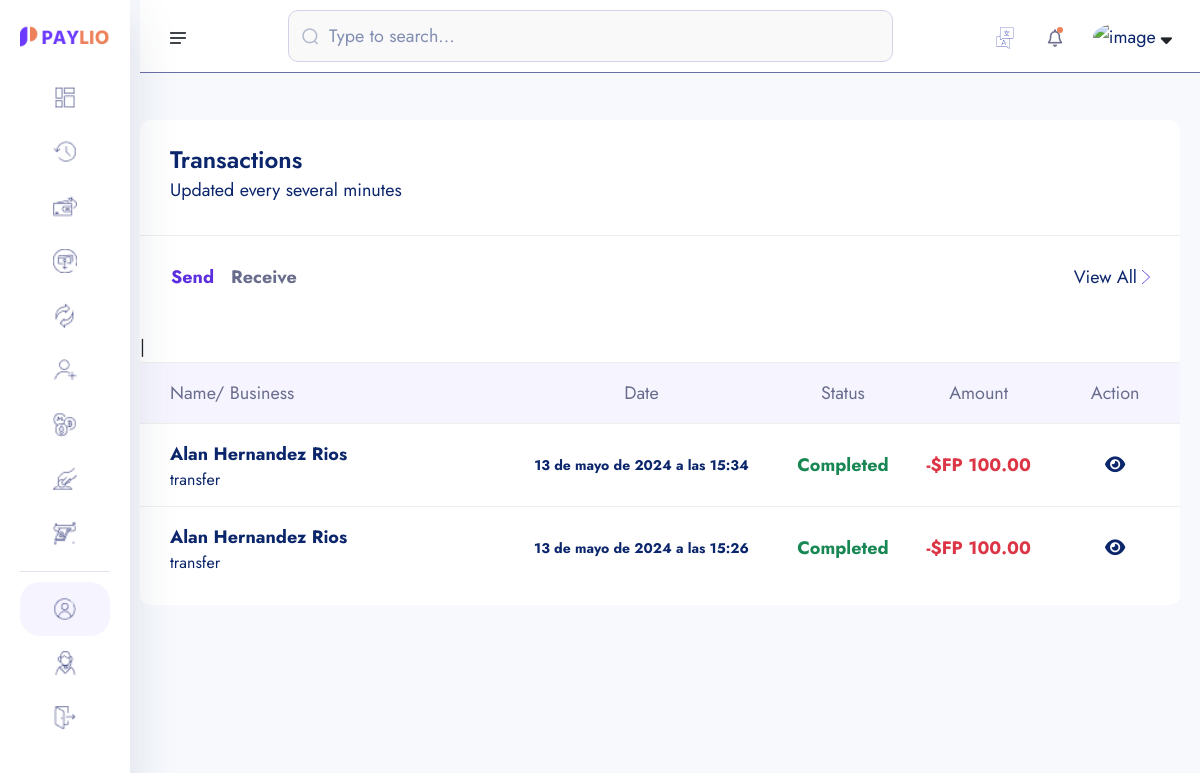
Page /transactions/ (signed in) on the earlier database version.
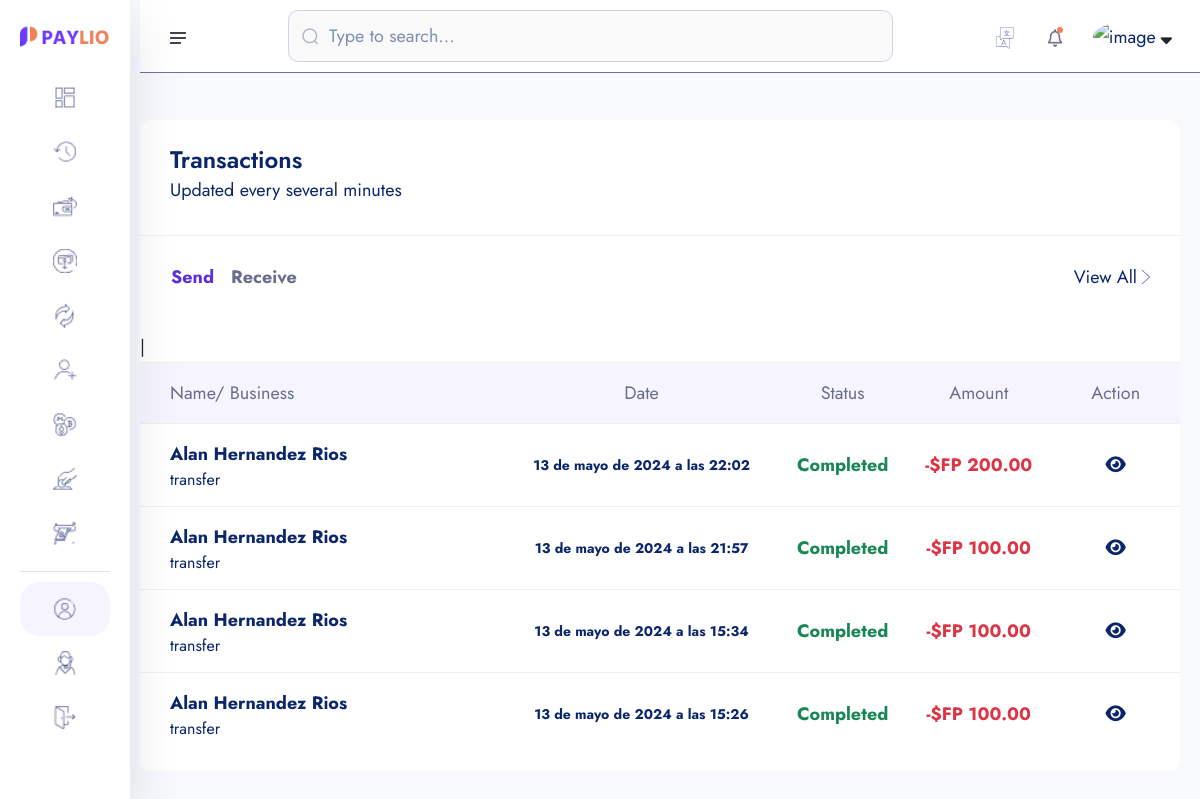
Same page on the later database version.
### core/models.py (models this page shows, shortened)
class Transaction(models.Model):
    transaction_id = ShortUUIDField(unique=True, length=15, max_length=20, prefix="TRN")
    user = models.ForeignKey(User, on_delete=models.SET_NULL, null=True, related_name="user")
    amount = models.DecimalField(max_digits=12, decimal_places=2, default=0.00)
    description = models.CharField(max_length=1000, null=True, blank=True)
    reciever = models.ForeignKey(User, on_delete=models.SET_NULL, null=True, related_name="receiver")
    sender = models.ForeignKey(User, on_delete=models.SET_NULL, null=True, related_name="sender")
    reciever_account = models.ForeignKey(Account, on_delete=models.SET_NULL, null=True, related_name="reciever_account")
    sender_account = models.ForeignKey(Account, on_delete=models.SET_NULL, null=True, related_name="sender_account")
    status = models.CharField(choices=TRANSACTION_STATUS, max_length=100, default="pending")
    transaction_type = models.CharField(choices=TRANSACTION_TYPE, max_length=100, default="none")
    date = models.DateTimeField(auto_now_add=True)
    updated = models.DateTimeField(auto_now_add=False, null=True, blank=True)

### userauths/models.py (models this page shows, shortened)
class User(AbstractUser):
    username = models.CharField(max_length=100)
    email = models.EmailField(unique=True)
    is_staff = models.BooleanField(default=False)
    USERNAME_FIELD = 'email'
    REQUIRED_FIELDS = ['username']

### account/models.py (models this page shows, shortened)
class KYC(models.Model):
    id = models.UUIDField(primary_key=True, unique=True, default=uuid.uuid4, editable=False)
    user = models.OneToOneField(User, on_delete=models.CASCADE)
    account = models.OneToOneField(Account, on_delete=models.CASCADE, null=True, blank=True)
    full_name = models.CharField(max_length=1000)
    image = models.ImageField(upload_to="kyc", default="default.jpg")
    marrital_status = models.CharField(choices=MARITAL_STATUS, max_length=40)
    gender = models.CharField(choices=GENDER, max_length=40)
    identity_type = models.CharField(choices=IDENTITY_TYPE, max_length=140)
    identity_image = models.ImageField(upload_to="kyc", null=True, blank=True)
    date_of_birth = models.DateTimeField(auto_now_add=False)
    signature = models.ImageField(upload_to="kyc")
    state = models.CharField(max_length=100)
    city = models.CharField(max_length=100)
    mobile = models.CharField(max_length=1000)
    fax = models.CharField(max_length=1000)
    date = models.DateTimeField(auto_now_add=True)

### core/transaction.py (the view)
# urls.py: path("transactions/", transaction.transaction_lists, name="transactions"),
@login_required
def transaction_lists(request):
    sender_transaction = Transaction.objects.filter(sender=request.user).order_by("-id")
    reciever_transaction = Transaction.objects.filter(reciever=request.user).order_by("-id")
    context = {
        "sender_transaction": sender_transaction,
        "reciever_transaction": reciever_transaction
    }
    return render(request, "transaction/transaction_list.html", context)

### templates/transaction/transaction_list.html (shortened to what this page needs)
{% extends "partials/dashboard-base.html" %}
{% load static %}
{% load humanize %}
{% block content %}
<section class="dashboard-section body-collapse">
    <div class="overlay pt-120">
        <div class="container-fruid">
            <div class="row">
                <div class="col-xl-12 col-lg-12">
                    <div class="section-content">
                        <div class="transactions-area">
                            <div class="section-text">
                                <h5>Transactions</h5>
                                <p>Updated every several minutes</p>
                            </div>
                            <div class="top-area d-flex align-items-center justify-content-between">
                                <ul class="nav nav-tabs" role="tablist">
                                    <li class="nav-item" role="presentation">
                                        <button class="nav-link active" id="latest-tab" data-bs-toggle="tab"
                                            data-bs-target="#latest" type="button" role="tab" aria-controls="latest"
                                            aria-selected="true">Send</button>
                                    </li>
                                    <li class="nav-item" role="presentation">
                                        <button class="nav-link" id="upcoming-tab" data-bs-toggle="tab"
                                            data-bs-target="#upcoming" type="button" role="tab" aria-controls="upcoming"
                                            aria-selected="false">Receive</button>
                                    </li>
                                </ul>
                                <div class="view-all d-flex align-items-center">
                                    <a href="javascript:void(0)">View All</a>
                                    <img src="{% static 'assets1/images/icon/right-arrow.png' %}" alt="icon">
                                </div>
                            </div>
                            <div class="tab-content mt-40">
                                <div class="tab-pane fade show active" id="latest" role="tabpanel"
                                    aria-labelledby="latest-tab">
                                    <div class="table-responsive">
                                        <table class="table">
                                            <thead>
                                                <tr>
                                                    <th scope="col">Name/ Business</th>
                                                    <th scope="col">Date</th>
                                                    <th scope="col">Status</th>
                                                    <th scope="col">Amount</th>
                                                    <th scope="col">Action</th>
                                                </tr>
                                            </thead>
                                            <tbody>
                                                {% for s in sender_transaction %}
                                                <tr data-bs-toggle="modal" data-bs-target="#transactionsMod">
                                                    <th scope="row">
                                                        <p>{{s.reciever.kyc.full_name|title}}</p>
                                                        <p class="mdr">{{ s.transaction_type }}</p>
                                                    </th>
                                                    <td>
                                                        <p class="mdr"> <small> {{ s.date }} </small> </p>
                                                    </td>
                                                    <td>
                                                        {% if s.status == 'completed' %}
                                                            <p class="text-success">{{ s.status|title}}</p>
                                                        {% endif %}
                                                    </td>
                                                    <td>
                                                        <p class="text-danger">-$FP {{ s.amount|floatformat:"0.2f" }} </p>
                                                    </td>
                                                    <td>
                                                        <a href="{% url 'core:transaction-detail' s.transaction_id %}" class=""><i class="fas fa-eye"></i></a>
                                                    </td>
                                                </tr>
                                                {% endfor %}|
                                            </tbody>
                                        </table>
                                    </div>
                                </div>
                            </div>
                        </div>
                    </div>
                </div>
            </div>
        </div>
    </div>
</section>
{% endblock content %}

### templates/partials/dashboard-base.html (shortened to what this page needs)
{% load static %}
<!doctype html>
<html lang="en">
<head>
    <link rel="stylesheet" href="{% static 'assets1/css/bootstrap.min.css' %}">
    <link rel="stylesheet" href="{% static 'assets1/css/fontawesome.min.css' %}">
    <link rel="stylesheet" href="{% static 'assets1/css/jquery-ui.css' %}">
    <link rel="stylesheet" href="{% static 'assets1/css/plugin/apexcharts.css' %}">
    <link rel="stylesheet" href="{% static 'assets1/css/plugin/nice-select.css' %}">
    <link rel="stylesheet" href="{% static 'assets1/css/arafat-font.css' %}">
    <link rel="stylesheet" href="{% static 'assets1/css/plugin/animate.css' %}">
    <link rel="stylesheet" href="{% static 'assets1/css/style.css' %}">
</head>
<body>
    <header class="header-section body-collapse">
        <div class="overlay">
            <div class="container-fruid">
                <div class="row d-flex header-area">
                    <div class="navbar-area d-flex align-items-center justify-content-between">
                        <div class="sidebar-icon">
                            <img src="{% static 'assets1/images/icon/menu.png' %}" alt="icon">
                        </div>
                        <form method="POST" class="flex-fill">
                            <div class="form-group d-flex align-items-center">
                                <img src="{% static 'assets1/images/icon/search.png' %}" alt="icon">
                                <input type="text" placeholder="Type to search...">
                            </div>
                        </form>
                        <div class="dashboard-nav">
                            <div class="single-item language-area">
                                <div class="language-btn">
                                    <img src="{% static 'assets1/images/icon/lang.png' %}" alt="icon">
                                </div>
                            </div>
                            <div class="single-item notifications-area">
                                <div class="notifications-btn">
                                    <img src="{% static 'assets1/images/icon/bell.png' %}" class="bell-icon" alt="icon">
                                </div>
                            </div>
                            <div class="single-item user-area">
                                <div class="profile-area d-flex align-items-center">
                                    <span class="user-profile">
                                        <img style="width: 40px; height: 40px; border-radius: 50%; object-fit: cover;" src="{{ kyc.image.url }}" alt="image">
                                    </span>
                                    <i class="fa-solid fa-sort-down"></i>
                                </div>
                            </div>
                        </div>
                    </div>
                    <div class="sidebar-wrapper">
                        <div class="sidebar-logo">
                            <a href="{% url 'account:dashboard' %}"><img src="{% static 'assets1/images/logo.png' %}" alt="logo"></a>
                        </div>
                        <ul>
                            <li>
                                <a href="{% url 'account:dashboard' %}">
                                    <img src="{% static 'assets1/images/icon/dashboard.png' %}" alt="Dashboard">
                                </a>
                            </li>
                            <li>
                                <a href="{% url 'core:transactions' %}">
                                    <img src="{% static 'assets1/images/icon/transactions.png' %}" alt="Transactions">
                                </a>
                            </li>
                            <li>
                                <a href="{% url 'core:search-account' %}">
                                    <img src="{% static 'assets1/images/icon/pay.png' %}" alt="Pay"> <span>Pay</span>
                                </a>
                            </li>
                            <li>
                                <a href="{% url 'core:request-search-account' %}">
                                    <img src="{% static 'assets1/images/icon/receive.png' %}" alt="Receive">
                                </a>
                            </li>
                            <li>
                                <a href="money-exchange.html">
                                    <img src="{% static 'assets1/images/icon/exchange.png' %}" alt="Exchange">
                                </a>
                            </li>
                            <li>
                                <a href="recipients.html">
                                    <img src="{% static 'assets1/images/icon/recipients.png' %}" alt="Recipients">
                                </a>
                            </li>
                            <li>
                                <a href="crypto.html">
                                    <img src="{% static 'assets1/images/icon/crypto.png' %}" alt="Crypto">
                                </a>
                            </li>
                            <li>
                                <a href="deposit-money.html">
                                    <img src="{% static 'assets1/images/icon/deposit.png' %}" alt="Deposit">
                                </a>
                            </li>
                            <li>
                                <a href="withdraw-money-step-1.html">
                                    <img src="{% static 'assets1/images/icon/withdraw.png' %}" alt="Withdraw">
                                </a>
                            </li>
                        </ul>
                        <ul class="bottom-item">
                            <li class="active">
                                <a href="{% url 'account:account' %}">
                                    <img src="{% static 'assets1/images/icon/account.png' %}" alt="Account">
                                </a>
                            </li>
                            <li>
                                <a href="javascript:void(0)">
                                    <img src="{% static 'assets1/images/icon/support.png' %}" alt="Support">
                                </a>
                            </li>
                            <li>
                                <a href="javascript:void(0)">
                                    <img src="{% static 'assets1/images/icon/quit.png' %}" alt="Quit"> <span>Quit</span>
                                </a>
                            </li>
                        </ul>
                        <div class="pt-120">
                        </div>
                    </div>
                </div>
            </div>
        </div>
    </header>
    {% block content %}
    {% endblock content %}
</body>
</html>

Differences in the rows shown:
added Transaction: reciever.kyc.full_name "Alan Hernandez Rios", transaction_type "transfer", date "13 de mayo de 2024 a las 22:02", status "Completed", amount "200.00"
added Transaction: reciever.kyc.full_name "Alan Hernandez Rios", transaction_type "transfer", date "13 de mayo de 2024 a las 21:57", status "Completed", amount "100.00"
